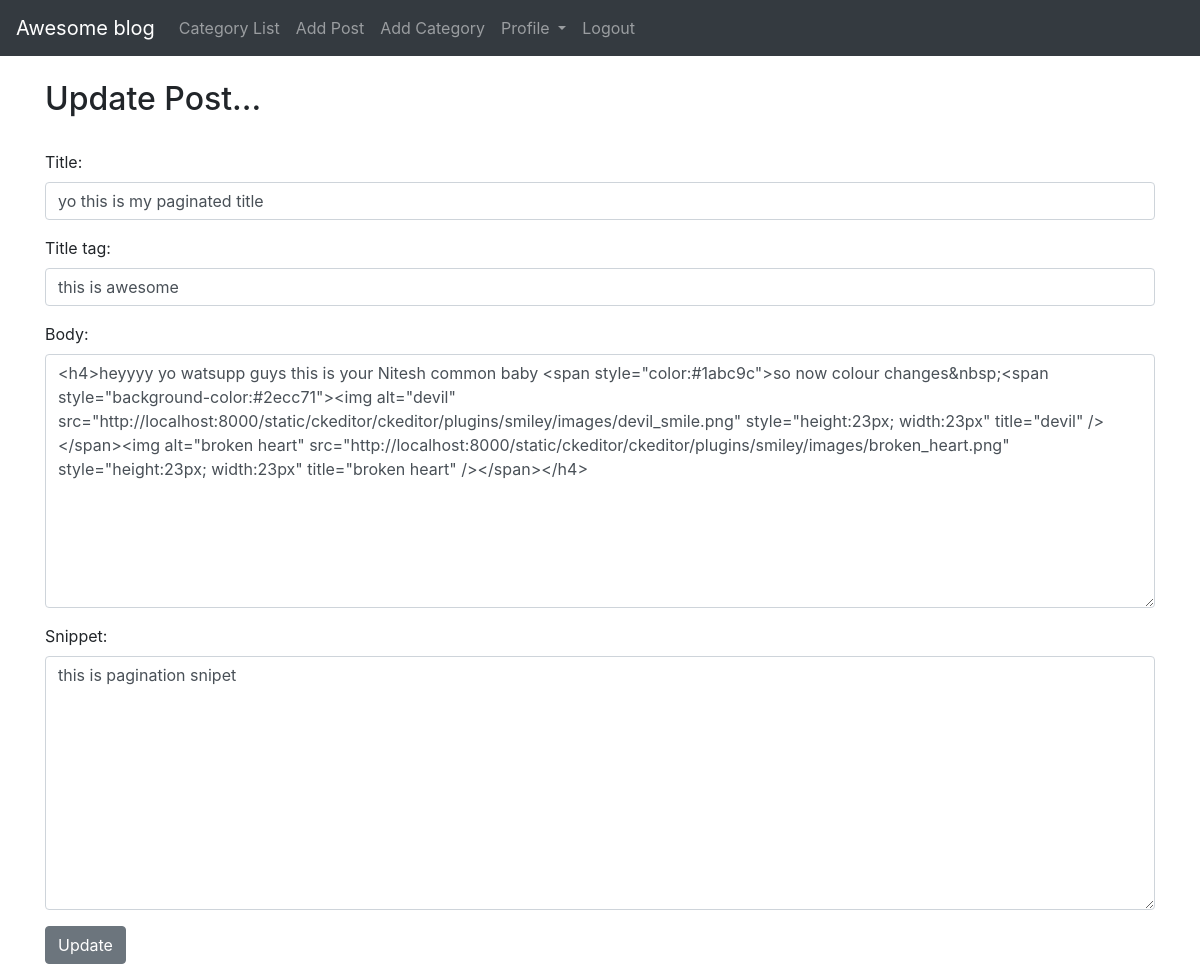
/update_post/14 (signed in), run on the app's committed database.
### theblog/models.py (models this page shows, shortened)
class Post(models.Model):
    title = models.CharField(max_length=255)
    header_image = models.ImageField(null=True, blank=True, upload_to="images/")
    title_tag = models.CharField(max_length=255)
    author = models.ForeignKey(User, on_delete=models.CASCADE)
    body = RichTextField(blank=True,null=True)
    post_date = models.DateField(auto_now_add=True)
    category = models.CharField(max_length=25, default='coding')
    snippet = models.CharField(max_length=50)
    likes = models.ManyToManyField(User, related_name='blog_posts')

### theblog/views.py (the view)
# urls.py: path('update_post/<int:pk>',UpdatePostView.as_view(),name='update_post'),
class UpdatePostView(UpdateView):
    model = Post
    form_class = EditForm
    template_name = 'update_post.html'

### theblog/forms.py
class EditForm(forms.ModelForm):
    class Meta:
        model = Post
        fields = ('title','title_tag','body','snippet')
        widgets = {
            'title' : forms.TextInput(attrs={'class':'form-control','placeholder':'Title of the Blog'}),
            'title_tag' : forms.TextInput(attrs={'class':'form-control','placeholder':'Title tag of the Blog'}),
            'body' : forms.Textarea(attrs={'class':'form-control','placeholder':'Body of the Blog'}),
            'snippet' : forms.Textarea(attrs={'class':'form-control'}),
        }

### theblog/templates/update_post.html (shortened to what this page needs)
<div class="response">
{% extends "base.html" %}
{% block content %}
{% if user.is_authenticated %}
{% if user.id == post.author.id or request.user.is_staff %}
<h2>Update Post...</h2><br>
<div class="form-group">
    <form action="" method="POST">
        {{form.as_p}}
        <input value="Update" type="submit" class="btn btn-secondary">
    </form>
</div>
{% else %}
you are not allowed here !!
{% endif %}
{% else %}
you are not allowed here !!
{% endif %}
{% endblock content %}

### theblog/static/css/core0.css (style rules this page uses)
* { margin: 0; padding: 0; }

### data on the page
Post: title "yo this is my paginated title", title_tag "this is awesome", body "<h4>heyyyy yo watsupp guys this is your Nitesh common baby <span style=\"color:#1abc9c\">so now colour changes&nbsp;<span style=\"background-color:#2ecc71\"><img alt=\"devil\" src=\"http://localhost:8000/static/ckeditor/ckeditor/plugins/smiley/images/devil_smile.png\" style=\"height:23px; width:23px\" title=\"devil\" /></span><img alt=\"broken heart\" src=\"http://localhost:8000/static/ckeditor/ckeditor/plugins/smiley/images/broken_heart.png\" style=\"height:23px; width:23px\" title=\"broken heart\" /></span></h4>", snippet "this is pagination snipet"
